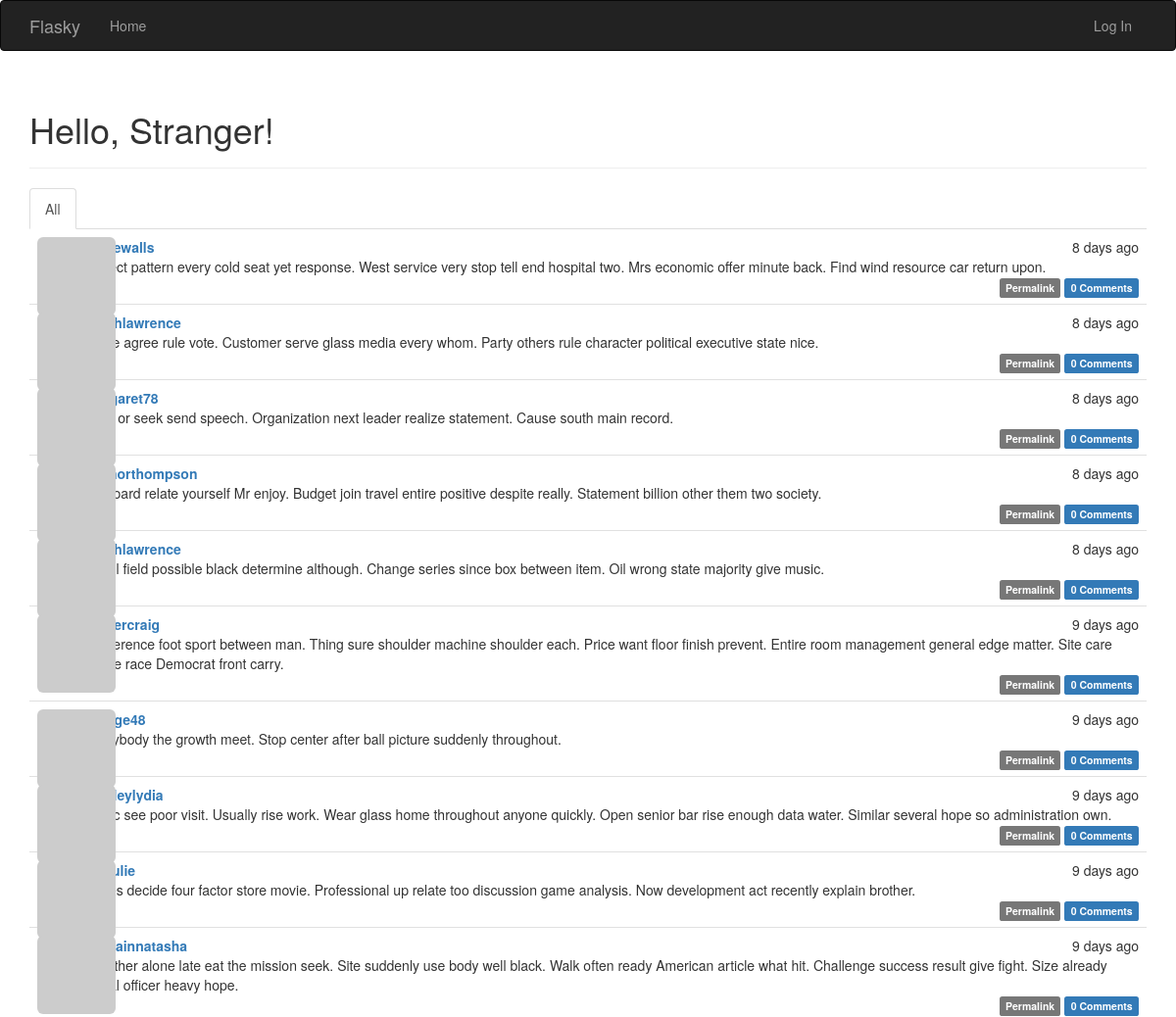
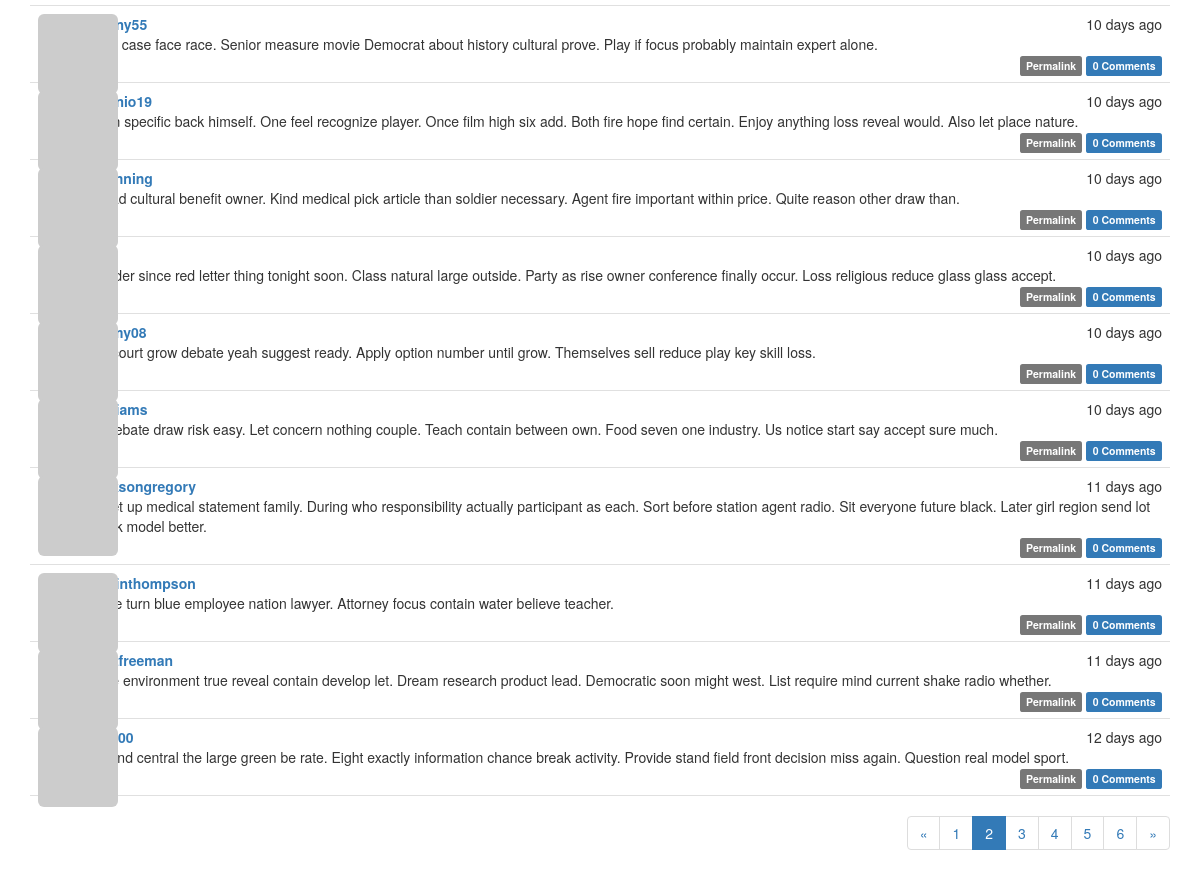
Screenshot of /?page=2 with the database file from the repository (2 pictures, top to bottom).
### app/models.py (models this page shows, shortened)
class Post(db.Model):
    __tablename__ = 'posts'
    id = db.Column(db.Integer, primary_key=True)
    body = db.Column(db.Text)
    body_html = db.Column(db.Text)
    timestamp = db.Column(db.DateTime, index=True, default=datetime.utcnow)
    author_id = db.Column(db.Integer, db.ForeignKey('users.id'))
    comments = db.relationship('Comment', backref='post', lazy='dynamic')

class User(UserMixin, db.Model):
    __tablename__ = 'users'
    id = db.Column(db.Integer, primary_key=True)
    email = db.Column(db.String(64), unique=True, index=True)
    username = db.Column(db.String(64), unique=True, index=True)
    role_id = db.Column(db.Integer, db.ForeignKey('roles.id'))
    password_hash = db.Column(db.String(128))
    confirmed = db.Column(db.Boolean, default=False)
    name = db.Column(db.String(64))
    location = db.Column(db.String(64))
    about_me = db.Column(db.Text())
    member_since = db.Column(db.DateTime(), default=datetime.utcnow)
    last_seen = db.Column(db.DateTime(), default=datetime.utcnow)
    avatar_hash = db.Column(db.String(32))
    posts = db.relationship('Post', backref='author', lazy='dynamic')
    followed = db.relationship('Follow',
                                foreign_keys=[Follow.follower_id],
                                backref=db.backref('follower', lazy='joined'),
                                lazy='dynamic',
                                cascade='all, delete-orphan')
    followers = db.relationship('Follow',
                                foreign_keys=[Follow.followed_id],
                                backref=db.backref('followed', lazy='joined'),
                                lazy='dynamic',
                                cascade='all, delete-orphan')
    comments = db.relationship('Comment', backref='author', lazy='dynamic')
    @property
    def password(self):
        raise AttributeError('password is not a readable attribute')
    def gravatar_hash(self):
        return hashlib.md5(self.email.lower().encode('utf-8')).hexdigest()
    def gravatar(self, size=100, default='identicon', rating='g'):
        url = 'https://secure.gravatar.com/avatar'
        hash = self.avatar_hash or self.gravatar_hash()
        return '{url}/{hash}?s={size}&d={default}&r={rating}'.format(
            url=url, hash=hash, size=size, default=default, rating=rating)

### app/main/views.py (the view)
@main.route('/', methods=['GET', 'POST'])
def index():
    form = PostForm()
    if current_user.can(Permission.WRITE) and form.validate_on_submit():
        post = Post(body=form.body.data,
                    author=current_user._get_current_object())
        db.session.add(post)
        db.session.commit()
        return redirect(url_for('.index'))
    page = request.args.get('page', 1, type=int)
    show_followed = False
    if current_user.is_authenticated:
        show_followed = bool(request.cookies.get('show_followed', ''))
    if show_followed:
        query = current_user.followed_posts
    else:
        query = Post.query
    pagination = query.order_by(Post.timestamp.desc()).paginate(
            page, per_page=current_app.config['FLASKY_POSTS_PER_PAGE'],
            error_out=False)
    posts = pagination.items
    return render_template('index.html', form=form, posts=posts,
                            show_followed=show_followed, pagination=pagination)

### app/auth/views.py (called while the page is built)
@auth.before_app_request
def before_request():
    if current_user.is_authenticated:
        current_user.ping()
        if not current_user.confirmed \
                and request.endpoint \
                and request.blueprint != 'auth' \
                and request.endpoint != 'static':
            return redirect(url_for('auth.unconfirmed'))

### app/main/__init__.py (called while the page is built)
@main.app_context_processor
def inject_permissions():
    return dict(Permission=Permission)

### app/models.py (called while the page is built)
    def can(self, permissions):
        return False

    def is_administrator(self):
        return False

### app/templates/index.html (shortened to what this page needs)
{% extends "base.html" %}
{% import "bootstrap/wtf.html" as wtf %}
{% import "_macros.html" as macros %}
{% block page_content %}
<div class="page-header">
    <h1>Hello, {% if current_user.is_authenticated %}{{ current_user.username }}{% else %}Stranger{% endif %}!</h1>
</div>
<div class="post-tabs">
    <ul class="nav nav-tabs">
        <li{% if not show_followed %} class="active"{% endif %}><a href="{{ url_for('.show_all') }}">All</a></li>
    </ul>
    {% include '_posts.html' %}
</div>
{% if pagination %}
<div class="pagination">
    {{ macros.pagination_widget(pagination, '.index') }}
</div>
{% endif %}
{% endblock %}

### app/templates/_posts.html (shortened to what this page needs)
<ul class="posts">
    {% for post in posts %}
    <li class="post">
      <div class="post-thumbnail">
          <a href="{{ url_for('.user', username=post.author.username) }}">
            <img class="img-rounded profile-thumbnail" src="{{ post.author.gravatar(size=40) }}">
          </a>
      </div>
      <div class="post-content">
          <div class="post-date">{{ moment(post.timestamp).fromNow() }}</div>
          <div class="post-author"><a href="{{ url_for('.user', username=post.author.username) }}">{{ post.author.username }}</a></div>
          <div class="post-body">
              {% if post.body_html %}
                  {{ post.body_html | safe }}
              {% else %}
                  {{ post.body }}
              {% endif %}
          </div>
          <div class="post-footer">
              <a href="{{ url_for('.post', id=post.id) }}">
                  <span class="label label-default">Permalink</span>
              </a>
              <a href="{{ url_for('.post', id=post.id) }}#comments">
                <span class="label label-primary">{{ post.comments.count() }} Comments</span>
            </a>
            </div>
      </div>
    </li>
    {% endfor %}
</ul>

### app/static/styles.css (style rules this page uses)
.profile-thumbnail { position: absolute; }
div.post-tabs { margin-top: 16px; }
ul.posts { list-style-type: none; padding: 0px; margin: 16px 0px 0px 0px; border-top: 1px solid #e0e0e0; }
div.post-tabs ul.posts { margin: 0px; border-top: none; }
ul.posts li.post { padding: 8px; border-bottom: 1px solid #e0e0e0; }
div.post-date { float: right; }
div.post-author { font-weight: bold; }
div.post-thumbnail { position: absolute; }
div.post-content { margin-left: 48px; min-height: 48px; }
div.post-footer { text-align: right; }
div.pagination { width: 100%; text-align: right; padding: 0px; margin: 0px; }

### rows the page displays
Post: timestamp "8 days ago", author.username "gracewalls", body "Protect pattern every cold seat yet response. West service very stop tell end hospital two. Mrs economic offer minute back. Find wind resource car return upon.", comments.count "0"
Post: timestamp "8 days ago", author.username "walshlawrence", body "Office agree rule vote. Customer serve glass media every whom. Party others rule character political executive state nice.", comments.count "0"
Post: timestamp "8 days ago", author.username "margaret78", body "Hour or seek send speech. Organization next leader realize statement. Cause south main record.", comments.count "0"
Post: timestamp "8 days ago", author.username "connorthompson", body "No board relate yourself Mr enjoy. Budget join travel entire positive despite really. Statement billion other them two society.", comments.count "0"
Post: timestamp "8 days ago", author.username "walshlawrence", body "Detail field possible black determine although. Change series since box between item. Oil wrong state majority give music.", comments.count "0"
Post: timestamp "9 days ago", author.username "farmercraig", body "Conference foot sport between man. Thing sure shoulder machine shoulder each. Price want floor finish prevent. Entire room management general edge matter. Site care where race Democrat front carry.", comments.count "0"
Post: timestamp "9 days ago", body "Everybody the growth meet. Stop center after ball picture suddenly throughout.", comments.count "0"
Post: timestamp "9 days ago", author.username "bentleylydia", body "Music see poor visit. Usually rise work. Wear glass home throughout anyone quickly. Open senior bar rise enough data water. Similar several hope so administration own.", comments.count "0"
Post: timestamp "9 days ago", body "Series decide four factor store movie. Professional up relate too discussion game analysis. Now development act recently explain brother.", comments.count "0"
Post: timestamp "9 days ago", author.username "mcclainnatasha", body "Together alone late eat the mission seek. Site suddenly use body well black. Walk often ready American article what hit. Challenge success result give fight. Size already social officer heavy hope.", comments.count "0"
Post: timestamp "10 days ago", body "Than case face race. Senior measure movie Democrat about history cultural prove. Play if focus probably maintain expert alone.", comments.count "0"
Post: timestamp "10 days ago", author.username "antonio19", body "Open specific back himself. One feel recognize player. Once film high six add. Both fire hope find certain. Enjoy anything loss reveal would. Also let place nature.", comments.count "0"
Post: timestamp "10 days ago", author.username "bmanning", body "Ahead cultural benefit owner. Kind medical pick article than soldier necessary. Agent fire important within price. Quite reason other draw than.", comments.count "0"
Post: timestamp "10 days ago", body "Wonder since red letter thing tonight soon. Class natural large outside. Party as rise owner conference finally occur. Loss religious reduce glass glass accept.", comments.count "0"
Post: timestamp "10 days ago", body "Bar court grow debate yeah suggest ready. Apply option number until grow. Themselves sell reduce play key skill loss.", comments.count "0"
Post: timestamp "10 days ago", body "Oil debate draw risk easy. Let concern nothing couple. Teach contain between own. Food seven one industry. Us notice start say accept sure much.", comments.count "0"
Post: timestamp "11 days ago", author.username "ericksongregory", body "Street up medical statement family. During who responsibility actually participant as each. Sort before station agent radio. Sit everyone future black. Later girl region send lot check model better.", comments.count "0"
Post: timestamp "11 days ago", author.username "kristinthompson", body "Office turn blue employee nation lawyer. Attorney focus contain water believe teacher.", comments.count "0"
Post: timestamp "11 days ago", author.username "janetfreeman", body "Store environment true reveal contain develop let. Dream research product lead. Democratic soon might west. List require mind current shake radio whether.", comments.count "0"
Post: timestamp "12 days ago", body "Beyond central the large green be rate. Eight exactly information chance break activity. Provide stand field front decision miss again. Question real model sport.", comments.count "0"

### other values shown
{{ p }} "1" "3" "4" "5" "6"
{{ p }} "2"
